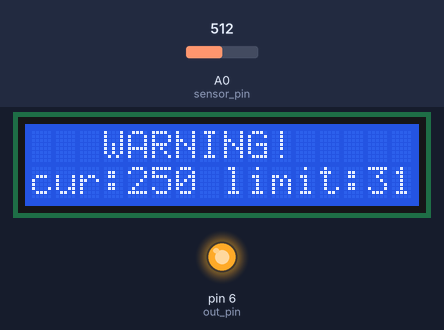
Recording of a sketch running on a simulated Arduino Uno, built with avr-gcc and run on an emulated ATmega328P. On the bench: 16×2 character LCD, output pins drawn as LEDs (lit = HIGH). The inputs (shaded band) are chosen by the test bench; at power-on: A0 (sensor_pin) = 512.

Above: at 1.2 s.
1.3 s: A0 (sensor_pin) set to 71
At 1.7 s:
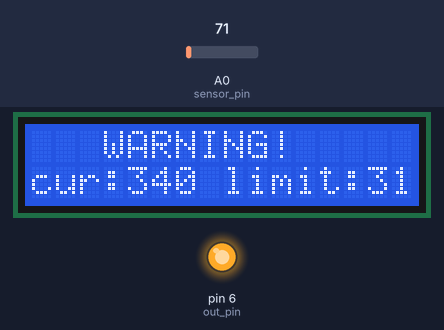
2.9 s: A0 (sensor_pin) set to 57
At 3.7 s:
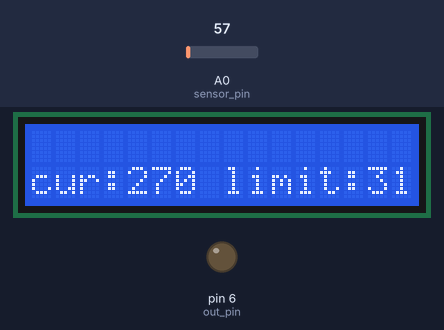
4.6 s: A0 (sensor_pin) set to 21
At 5.5 s:
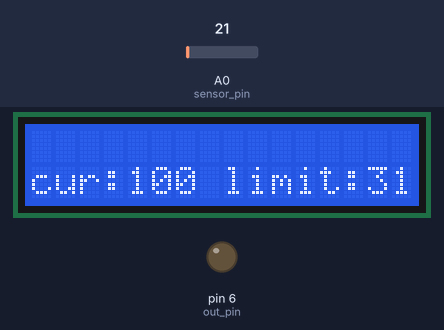
Timing chart, 0 to 7.6 s (numbered marks = the images above; inputs shaded):
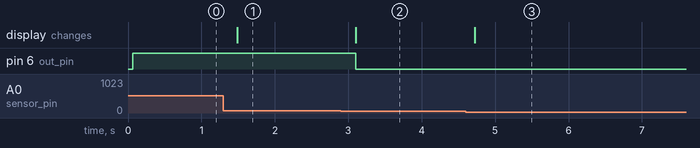

Measured:
- the behaviour switches between 64 and 63 on A0 (sensor_pin) (found by bisection; images 1 and 2)
- after the input at 1.3 s, the display: changes after 0.18 s (image 1)
- after the input at 2.9 s, pin 6 (out_pin): HIGH → LOW after 0.20 s; the display: changes after 0.20 s (image 2)
- after the input at 4.6 s, the display: changes after 0.12 s (image 3)

The sketch:

LCD.ino
```cpp
#include <LiquidCrystal.h>

const int sensor_pin = 14;
const int out_pin = 6;
int limit = 31;

// initialize the library with the numbers of the interface pins
LiquidCrystal lcd(12, 11, 5, 4, 3, 2);

void setup() {
  pinMode(out_pin, OUTPUT);
  // set up the LCD's number of columns and rows:
  lcd.begin(16, 2);
  lcd.noBlink();
  lcd.setCursor(0, 1);
  lcd.print("cur:    limit:  ");
}

void loop() {
  //read the current voltage at 10 bit resolution (0 to 1023)
  int val = analogRead(sensor_pin);
  //scale the value to temperature (10mV = 1 deg)
  float temp  = val / 1023.0 * 500;
    lcd.setCursor(3, 0);
  if(temp > limit){
    lcd.print("WARNING!");
    digitalWrite(out_pin, HIGH);
  }else{
    lcd.print("        ");
    digitalWrite(out_pin, LOW);
  }
  lcd.setCursor(4, 1);
  lcd.print((int)temp);
  lcd.setCursor(14, 1);
  lcd.print(limit);
  delay(200);
}
```
